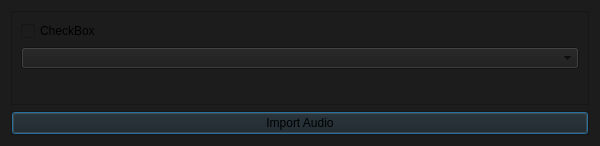
<?xml version="1.0" encoding="UTF-8"?>
<ui version="4.0">
 <class>Dialog</class>
 <widget class="QDialog" name="Dialog">
  <property name="geometry">
   <rect>
    <x>0</x>
    <y>0</y>
    <width>600</width>
    <height>146</height>
   </rect>
  </property>
  <property name="maximumSize">
   <size>
    <width>600</width>
    <height>600</height>
   </size>
  </property>
  <property name="windowTitle">
   <string>Dialog</string>
  </property>
  <property name="styleSheet">
   <string notr="true">background-color: rgb(28, 28, 28);</string>
  </property>
  <layout class="QVBoxLayout" name="verticalLayout">
   <item>
    <widget class="QFrame" name="frame_2">
     <property name="frameShape">
      <enum>QFrame::StyledPanel</enum>
     </property>
     <property name="frameShadow">
      <enum>QFrame::Raised</enum>
     </property>
     <layout class="QVBoxLayout" name="verticalLayout_2">
      <item>
       <widget class="QCheckBox" name="checkBox">
        <property name="text">
         <string>CheckBox</string>
        </property>
       </widget>
      </item>
      <item>
       <widget class="QComboBox" name="comboBox"/>
      </item>
      <item>
       <spacer name="verticalSpacer">
        <property name="orientation">
         <enum>Qt::Vertical</enum>
        </property>
        <property name="sizeHint" stdset="0">
         <size>
          <width>20</width>
          <height>40</height>
         </size>
        </property>
       </spacer>
      </item>
     </layout>
    </widget>
   </item>
   <item>
    <widget class="QFrame" name="frame">
     <property name="maximumSize">
      <size>
       <width>16777215</width>
       <height>32</height>
      </size>
     </property>
     <property name="frameShape">
      <enum>QFrame::StyledPanel</enum>
     </property>
     <property name="frameShadow">
      <enum>QFrame::Raised</enum>
     </property>
     <layout class="QHBoxLayout" name="horizontalLayout">
      <property name="leftMargin">
       <number>0</number>
      </property>
      <property name="topMargin">
       <number>0</number>
      </property>
      <property name="rightMargin">
       <number>0</number>
      </property>
      <property name="bottomMargin">
       <number>0</number>
      </property>
      <item>
       <widget class="QPushButton" name="pushButton_2">
        <property name="text">
         <string>Import Audio</string>
        </property>
       </widget>
      </item>
     </layout>
    </widget>
   </item>
  </layout>
 </widget>
 <resources/>
 <connections/>
</ui>
